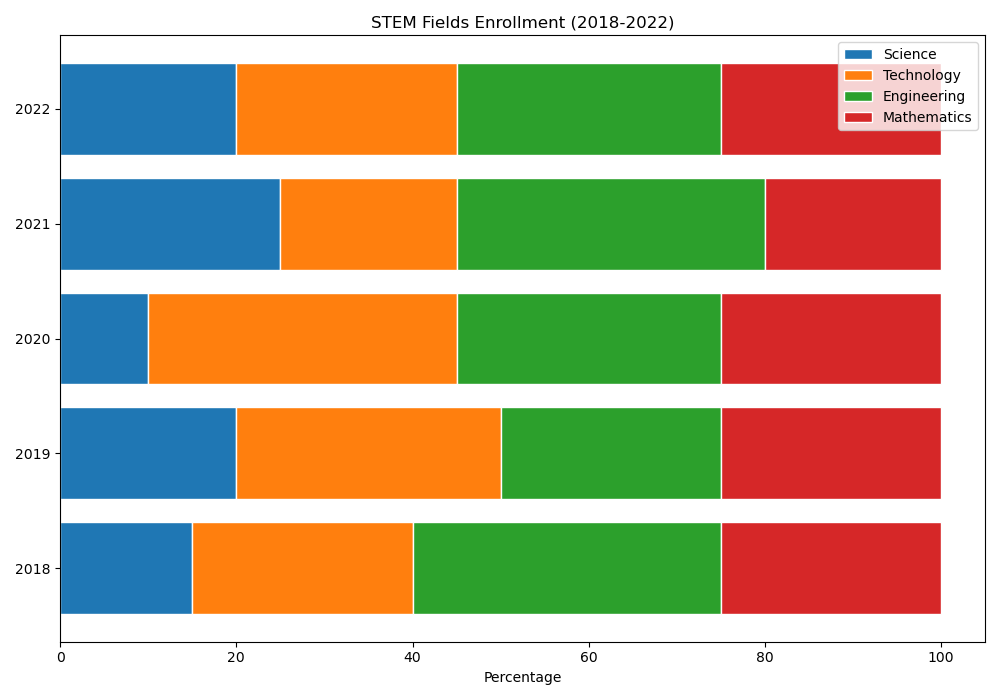

Recreate this plot in Python.
import matplotlib.pyplot as plt
import numpy as np

# Data
categories = ['2018', '2019', '2020', '2021', '2022']
science = np.array([15, 20, 10, 25, 20])
technology = np.array([25, 30, 35, 20, 25])
engineering = np.array([35, 25, 30, 35, 30])
mathematics = np.array([25, 25, 25, 20, 25])

# Calculate percentages
totals = science + technology + engineering + mathematics
science_percentage = science / totals * 100
technology_percentage = technology / totals * 100
engineering_percentage = engineering / totals * 100
mathematics_percentage = mathematics / totals * 100

# Plot
fig, ax = plt.subplots(figsize=(10, 7))
bar_width = 0.8
categories_pos = np.arange(len(categories))

p1 = ax.barh(categories_pos, science_percentage, color='#1f77b4', edgecolor='white', height=bar_width, label='Science')
p2 = ax.barh(categories_pos, technology_percentage, left=science_percentage, color='#ff7f0e', edgecolor='white', height=bar_width, label='Technology')
p3 = ax.barh(categories_pos, engineering_percentage, left=science_percentage + technology_percentage, color='#2ca02c', edgecolor='white', height=bar_width, label='Engineering')
p4 = ax.barh(categories_pos, mathematics_percentage, left=science_percentage + technology_percentage + engineering_percentage, color='#d62728', edgecolor='white', height=bar_width, label='Mathematics')

# Add labels, title, legend, and adjust layout
ax.set_xlabel('Percentage')
ax.set_title('STEM Fields Enrollment (2018-2022)')
ax.set_yticks(categories_pos)
ax.set_yticklabels(categories)
ax.legend(loc='upper right')

plt.tight_layout()
plt.show()
